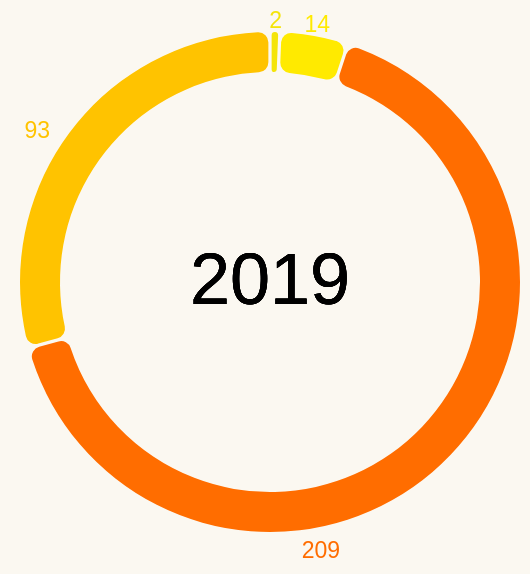

Vega-Lite specification for this chart:
### Vega-Lite specification from a JSON file in a GitHub repository (floating-point values rounded to 4 significant figures)
{"$schema": "https://vega.github.io/schema/vega-lite/v5.json", "width": 250, "height": 250, "background": "#FBF8F1", "data": {"values": [{"Comfortability": "Physical health", "Count": 209}, {"Comfortability": "Mental health", "Count": 2}, {"Comfortability": "Same level of comfort for each", "Count": 93}, {"Comfortability": "Neither", "Count": 14}]}, "config": {"legend": {"disable": true}}, "layer": [{"mark": {"type": "arc", "padAngle": 0.01, "innerRadius": 105, "cornerRadius": 5}, "encoding": {"theta": {"field": "Count", "type": "quantitative"}, "color": {"field": "Comfortability", "type": "nominal", "scale": {"range": ["#F4E409", "#FFEA00", "#FF6D00", "#FFC300"]}}, "tooltip": [{"field": "Comfortability", "type": "nominal", "title": "Comfortability in sharing"}, {"field": "Count", "type": "quantitative", "title": "Count"}]}}, {"mark": {"type": "text", "align": "center", "baseline": "middle", "fontSize": 36}, "encoding": {"text": {"value": "2019"}}}, {"mark": {"type": "text", "align": "right", "dx": 6, "dy": -130, "fontSize": 11.5}, "encoding": {"text": {"field": "Count", "type": "quantitative"}, "color": {"value": "#F4E409"}, "opacity": {"condition": {"test": "datum['Comfortability'] == 'Mental health'", "value": 1}, "value": 0}}}, {"mark": {"type": "text", "align": "right", "dx": 30, "dy": -128, "fontSize": 11.5}, "encoding": {"text": {"field": "Count", "type": "quantitative"}, "color": {"value": "#FFEA00"}, "opacity": {"condition": {"test": "datum['Comfortability'] == 'Neither'", "value": 1}, "value": 0}}}, {"mark": {"type": "text", "align": "right", "dx": 35, "dy": 135, "fontSize": 11.5}, "encoding": {"text": {"field": "Count", "type": "quantitative"}, "color": {"value": "#FF6D00"}, "opacity": {"condition": {"test": "datum['Comfortability'] == 'Physical health'", "value": 1}, "value": 0}}}, {"mark": {"type": "text", "align": "right", "dx": -110, "dy": -75, "fontSize": 11.5}, "encoding": {"text": {"field": "Count", "type": "quantitative"}, "color": {"value": "#FFC300"}, "opacity": {"condition": {"test": "datum['Comfortability'] == 'Same level of comfort for each'", "value": 1}, "value": 0}}}]}
